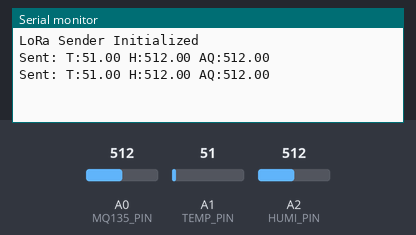
A sketch run on a simulated Arduino Uno, built with avr-gcc and run on an emulated ATmega328P. Parts: the last lines printed to the serial monitor. The inputs (shaded band) are chosen by the test bench; at power-on: A1 (TEMP_PIN) = 51, A0 (MQ135_PIN) = 512, A2 (HUMI_PIN) = 512. No radio packets arrive unless stated.

Above: at 2.8 s.
2.9 s: A1 (TEMP_PIN) set to 61
At 4.8 s:
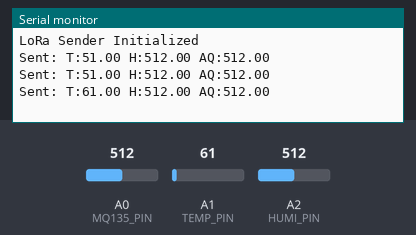
5.7 s: A0 (MQ135_PIN) set to 716
At 7.4 s:
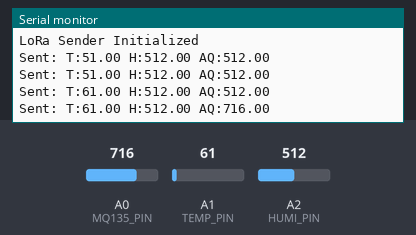
8.5 s: A2 (HUMI_PIN) set to 716
At 11.1 s:
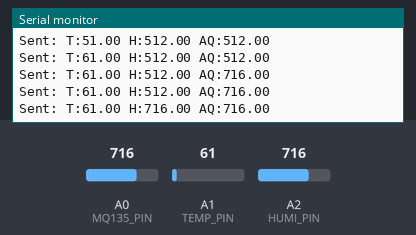
11.3 s: A1 (TEMP_PIN) set to 71
At 13.7 s:
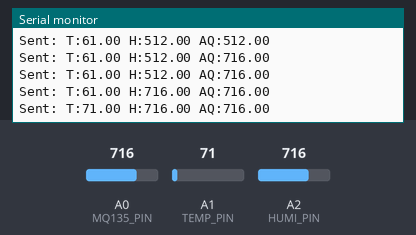
14.1 s: A0 (MQ135_PIN) set to 900
At 15.3 s:
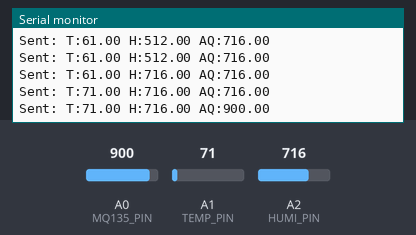
16.9 s: A2 (HUMI_PIN) set to 900
At 19.2 s:
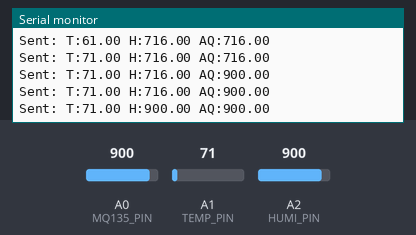
Timing chart, 0 to 20.7 s (numbered marks = the images above; inputs shaded):
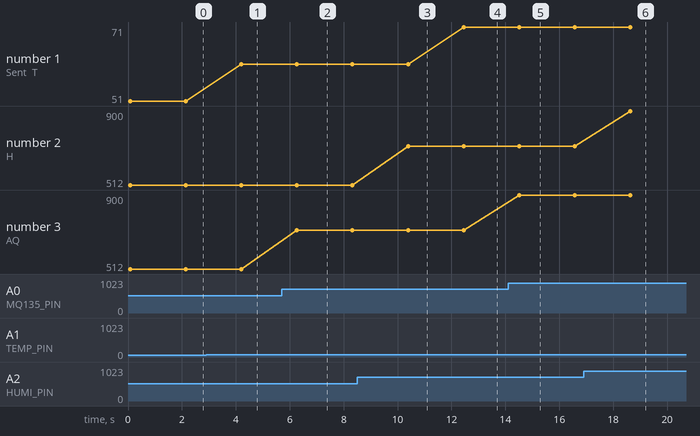

Measured:
- after the input at 2.9 s, the serial monitor: prints a new line after 1.3 s (image 1)
- after the input at 5.7 s, the serial monitor: prints a new line after 0.57 s (image 2)
- after the input at 8.5 s, the serial monitor: prints a new line after 1.9 s (image 3)
- after the input at 11.3 s, the serial monitor: prints a new line after 1.1 s (image 4)
- after the input at 14.1 s, the serial monitor: prints a new line after 0.41 s (image 5)
- after the input at 16.9 s, the serial monitor: prints a new line after 1.7 s (image 6)
- plotted number 1: 51 → 61 after the input at 2.9 s, 61 → 71 after the input at 11.3 s
- plotted number 3: 512 → 716 after the input at 5.7 s, 716 → 900 after the input at 14.1 s

The sketch:

Transmitter.ino
```cpp
#include <SPI.h>
#include <LoRa.h>

// Pin definitions for LoRa
#define SS_PIN 10
#define RST_PIN 9
#define DIO0_PIN 2

// Sensor pins
#define MQ135_PIN A0  // Air quality sensor
#define TEMP_PIN A1   // Temperature sensor (example pin)
#define HUMI_PIN A2   // Humidity sensor (example pin)

void setup() {
  Serial.begin(9600);

  // Initialize LoRa
  LoRa.begin(433E6);  // Set the frequency to 433 MHz
  Serial.println("LoRa Sender Initialized");
}

void loop() {
  // Read sensor values
  float airQuality = analogRead(MQ135_PIN);
  float temperature = analogRead(TEMP_PIN); // Replace with actual temperature reading logic
  float humidity = analogRead(HUMI_PIN);    // Replace with actual humidity reading logic

  // Format data as a string
  String data = "T:" + String(temperature) + " H:" + String(humidity) + " AQ:" + String(airQuality);

  // Send data
  LoRa.beginPacket();
  LoRa.print(data);
  LoRa.endPacket();

  Serial.println("Sent: " + data);

  // Delay before sending the next packet
  delay(2000); // Adjust the delay as necessary
}
```
